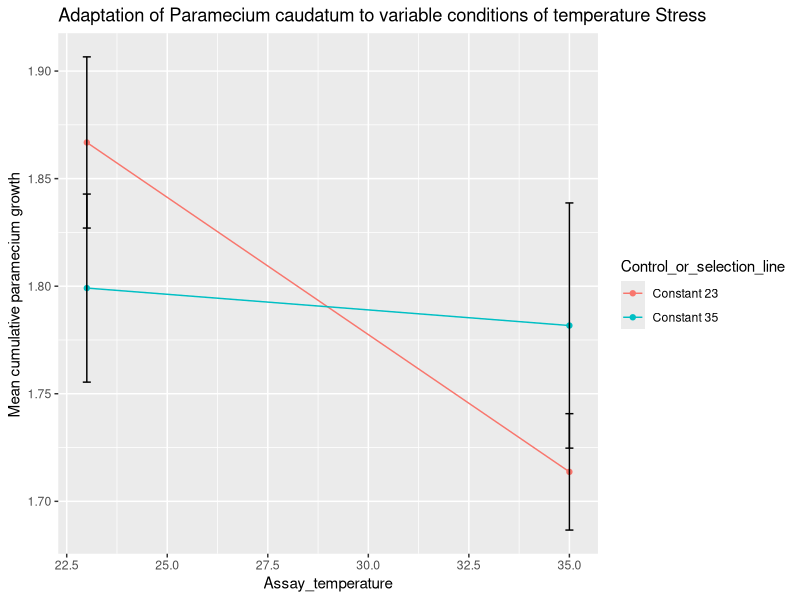

Recreate this plot in R.
library(ggplot2)
library(reshape)
library(dplyr)
library(ggpubr)

df<-read.table(file="Duncan_et_al_2011.txt" ,header= TRUE,sep = " ")

m=1.96
Calc_CI<-function(x) m*x
df$Calc_CI<-(df$standard_error)

df0 <- df%>% slice(3:6)
a<- ggplot(df0, aes(x=Assay_temperature, y=Mean_sex_not_considered ,fill= )) +
  geom_line(aes(group=Control_or_selection_line, color=Control_or_selection_line)) +geom_point(aes(color=Control_or_selection_line))+
  ggtitle("Adaptation of Paramecium caudatum to variable conditions of temperature Stress	") +
  ylab(" Mean cumulative paramecium growth	") +
  geom_errorbar(aes(ymin=Mean_sex_not_considered-Calc_CI, ymax=Mean_sex_not_considered+Calc_CI), width=.2,)

print(a)
